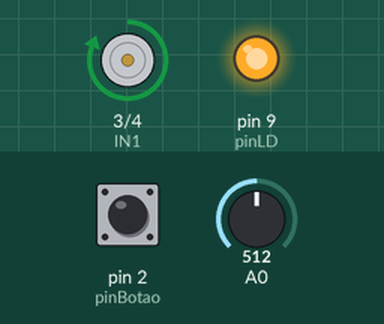
The sketch below on a simulated Arduino Uno, built with avr-gcc and run on an emulated ATmega328P. Parts: motor-driver pin pairs drawn as motors (green arrow = first pin HIGH = forward, orange = second pin HIGH = backward, longer = more drive), output pins drawn as LEDs (lit = HIGH). The inputs (shaded band) are chosen by the test bench; at power-on: A0 = 512, pin 2 (pinBotao) HIGH. What the sketch prints to the serial monitor is not drawn.

Above: at 1.2 s.
1.3 s: A0 set to 190
At 1.8 s:
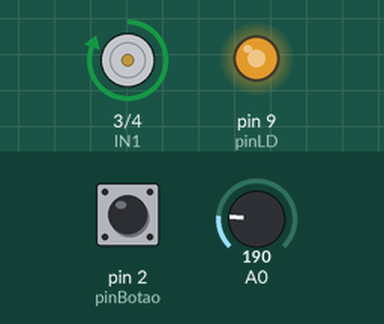
2.8 s: pin 2 (pinBotao) pulled LOW for 0.15 s
At 2.87 s:
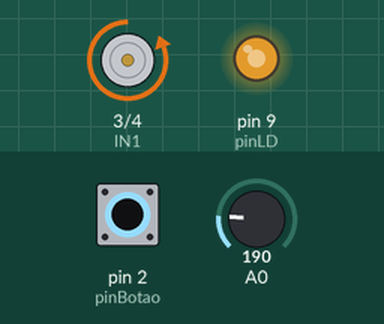
4.4 s: A0 set to 210
At 5.5 s:
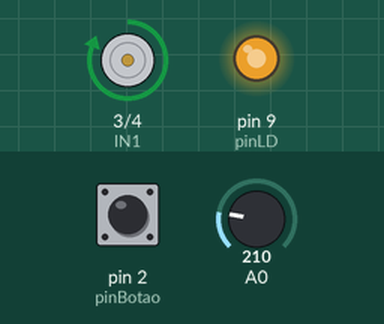
5.9 s: pin 2 (pinBotao) pulled LOW for 1 s
At 6.4 s:
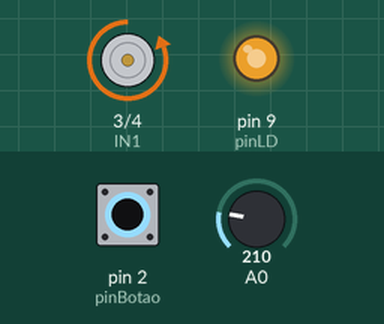
8.4 s: A0 set to 122
At 9.6 s:
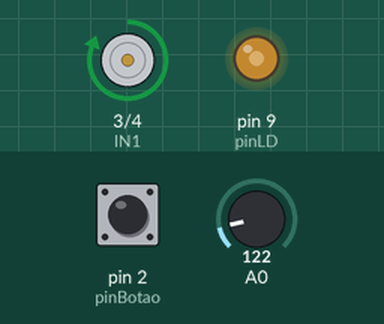
9.9 s: pin 2 (pinBotao) pulled LOW for 0.15 s
At 9.97 s:
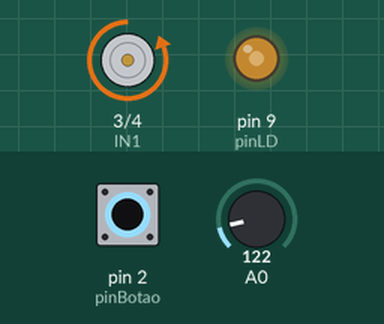
Timing chart, 0 to 12.5 s (numbered marks = the images above; inputs shaded):
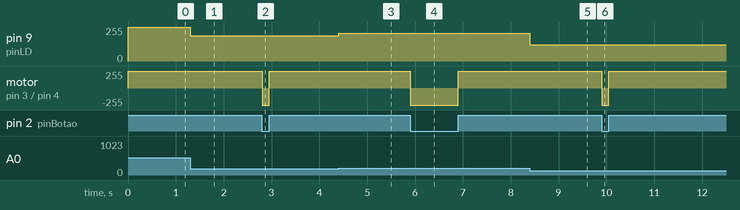

The sketch:

parte_2.ino
```cpp
////////////////////////////////////////////////
// Código para parte 2 com integração de LEDs //
////////////////////////////////////////////////

int pinBotao = 2;
int pinLD = 9;
int val = 0;
int IN1 = 3;
int IN2 = 4;
int pinLed = 5;
int pinLed_2 = 6;
int pinLed_3 = 11;
int pinLed_4 = 8;
int pinLed_5 = 10;
// Pinos dos 5 LEDs

void setup() {
  pinMode(pinBotao, INPUT);
  pinMode(pinLD, OUTPUT);
  pinMode(IN1, OUTPUT);
  pinMode(IN2, OUTPUT);
  Serial.begin(9600);
}

void loop() {
  val = analogRead(A0);
  analogWrite(pinLD, val);
  Serial.println(val/4);
  int valorBotao = digitalRead(pinBotao);
  if(valorBotao == 0){ // Se o botão não for apertado
    digitalWrite(pinLed, HIGH); // LED liga
    digitalWrite(pinLed_2, LOW); // LED apaga
    digitalWrite(IN1, LOW);
    digitalWrite(IN2, HIGH);
  } else { // Se o botão for apertado
    digitalWrite(pinLed, LOW); // LED apaga
    digitalWrite(pinLed_2, HIGH); // LED liga
    digitalWrite(IN2, LOW);
    digitalWrite(IN1, HIGH);
  }

  if(val/4 < 170){ // Se o valor do potenciômetro < 170
    digitalWrite(pinLed_5, HIGH);
    digitalWrite(pinLed_4, LOW);
    digitalWrite(pinLed_3, LOW);
	// Somente 1 LED liga
  } else if(170 >= val/4 && val/4 <= 200){
  // Se o valor do potenciômetro estiver entre 170 e 200
    digitalWrite(pinLed_5, HIGH);
    digitalWrite(pinLed_4, HIGH);
    digitalWrite(pinLed_3, LOW);
  // 2 LEDs ligam
  } if(val/4 > 200) { // Se o valor do potenciômetro > 200
    digitalWrite(pinLed_5, HIGH);
    digitalWrite(pinLed_4, HIGH);
    digitalWrite(pinLed_3, HIGH);
	// Todos os LEDs ligam
  }
}
```

Measured:
- after the input at 1.3 s, pin 9 (pinLD): 255/255 → 190/255 at once
- after the input at 2.8 s, motor on pin 3 (IN1) / pin 4 (IN2): forward 255/255 → backward 255/255 at once, → forward 255/255 0.15 s later
- after the input at 4.4 s, pin 9 (pinLD): 190/255 → 210/255 at once
- after the input at 5.9 s, motor on pin 3 (IN1) / pin 4 (IN2): forward 255/255 → backward 255/255 at once, → forward 255/255 1.0 s later
- after the input at 8.4 s, pin 9 (pinLD): 210/255 → 122/255 at once
- after the input at 9.9 s, motor on pin 3 (IN1) / pin 4 (IN2): forward 255/255 → backward 255/255 at once, → forward 255/255 0.15 s later
